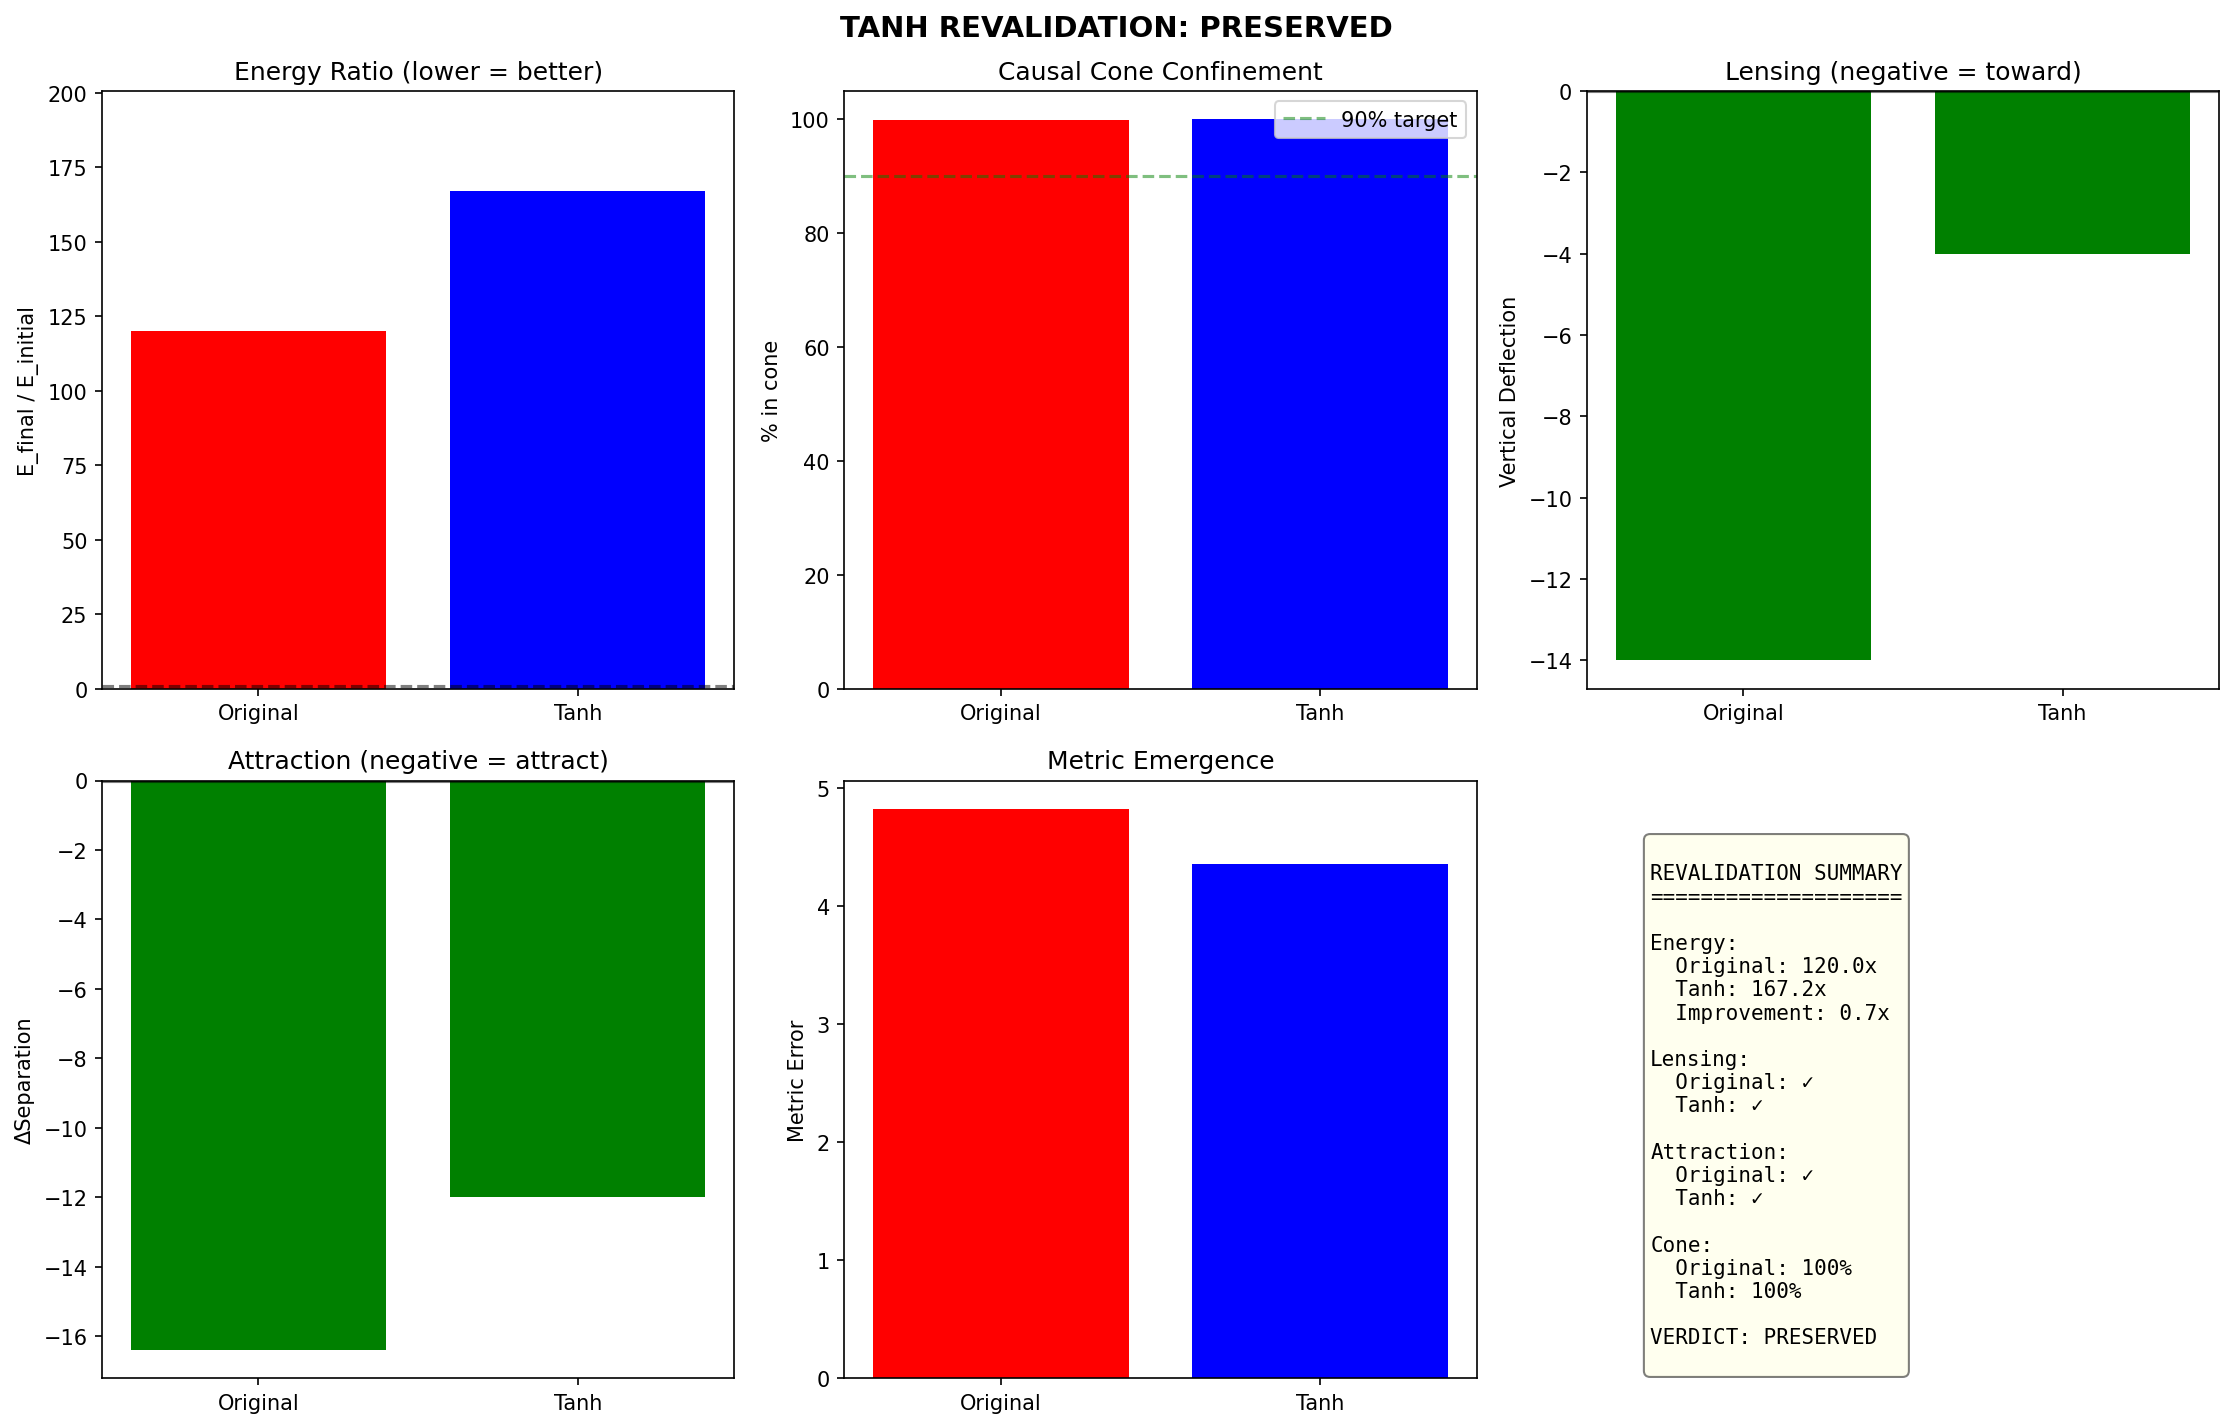

The script that saved this image:
#!/usr/bin/env python3
"""
QMRT Tanh Coupling Full Revalidation
=====================================

Re-run the entire core test suite with tanh-saturating backreaction
and compare against the original linear coupling.

TANH COUPLING:
  c_eff = c₀ × (1 - 0.5 × tanh(α × ρ/ρ_max))
  
Properties:
  - Bounded: c_eff ∈ [0.5c₀, c₀]
  - Monotone: higher ρ → lower c_eff
  - Saturating: strong response, no runaway

TESTS TO RUN:
1. Energy behavior
2. Metric emergence (wave vs geodesic)
3. Causal cone confinement
4. Lensing analog
5. Pulse attraction
6. Phase diagram snapshot

COMPARISON OUTPUT:
  Property          | Original | Tanh
  ------------------|----------|------
  Energy ratio      |          |
  Metric error      |          |
  Cone confinement  |          |
  Lensing Δx        |          |
  Attraction Δsep   |          |
"""

import numpy as np
import matplotlib.pyplot as plt
from scipy.ndimage import gaussian_filter
import json


def compute_c_eff(energy_smooth, c_0, alpha, rho_max, law='tanh'):
    """Compute c_eff using specified coupling law."""
    rho_norm = energy_smooth / (rho_max + 1e-10)
    
    if law == 'original':
        c_eff = c_0 * (1 - alpha * rho_norm)
        c_eff = np.clip(c_eff, 0.3, c_0)
    elif law == 'tanh':
        c_eff = c_0 * (1 - 0.5 * np.tanh(alpha * rho_norm))
    else:
        raise ValueError(f"Unknown law: {law}")
    
    return c_eff


# =====================================================
# TEST 1: ENERGY BEHAVIOR
# =====================================================
def test_energy(law, alpha=2.0):
    """Test energy conservation."""
    size = 80
    n_steps = 400
    
    field = np.zeros((size, size))
    velocity = np.zeros((size, size))
    
    center = size / 2
    for i in range(size):
        for j in range(size):
            r = np.sqrt((i - center)**2 + (j - center)**2)
            if r < 16:
                velocity[i, j] = 3.0 * np.exp(-r**2 / 32)
    
    dt = 0.04
    c_0 = 2.0
    initial_energy = np.sum(field**2 + velocity**2)
    
    for t in range(n_steps):
        energy = field**2 + velocity**2
        energy_smooth = gaussian_filter(energy, sigma=2.0)
        rho_max = np.max(energy_smooth) + 1e-10
        
        c_eff = compute_c_eff(energy_smooth, c_0, alpha, rho_max, law)
        
        lap = (np.roll(field, 1, axis=0) + np.roll(field, -1, axis=0) +
               np.roll(field, 1, axis=1) + np.roll(field, -1, axis=1) - 4 * field)
        
        velocity += c_eff**2 * lap * dt
        field += velocity * dt
    
    final_energy = np.sum(field**2 + velocity**2)
    return final_energy / initial_energy


# =====================================================
# TEST 2: METRIC EMERGENCE (simplified)
# =====================================================
def test_metric_emergence(law, alpha=2.0):
    """
    Test if wave packet follows geodesic path.
    Returns average deviation from geodesic.
    """
    size = 100
    n_steps = 300
    
    # Create c_eff field with gradient
    c_eff_base = np.ones((size, size)) * 2.0
    for i in range(size):
        for j in range(size):
            y_norm = (j - size/2) / (size/4)
            c_eff_base[i, j] = 2.0 - 0.5 * (1 + np.tanh(y_norm)) / 2
    
    field = np.zeros((size, size))
    velocity = np.zeros((size, size))
    
    # Start wave packet
    start = np.array([size * 0.2, size * 0.5])
    for i in range(size):
        for j in range(size):
            r = np.sqrt((i - start[0])**2 + (j - start[1])**2)
            if r < 12:
                velocity[i, j] = 3.0 * np.exp(-r**2 / 32)
    
    dt = 0.04
    c_0 = 2.0
    damping = 0.008
    
    # Track wave peak
    wave_path = [start.copy()]
    
    for t in range(n_steps):
        energy = field**2 + velocity**2
        energy_smooth = gaussian_filter(energy, sigma=2.0)
        rho_max = np.max(energy_smooth) + 1e-10
        
        # Combine base field with backreaction
        c_eff = c_eff_base * (1 - 0.3 * energy_smooth / rho_max) if law == 'original' else \
                c_eff_base * (1 - 0.25 * np.tanh(alpha * energy_smooth / rho_max))
        c_eff = np.clip(c_eff, 0.3, 2.5)
        
        lap = (np.roll(field, 1, axis=0) + np.roll(field, -1, axis=0) +
               np.roll(field, 1, axis=1) + np.roll(field, -1, axis=1) - 4 * field)
        
        velocity += (c_eff**2 * lap - damping * velocity) * dt
        field += velocity * dt
        
        if t % 10 == 0:
            energy = field**2 + velocity**2
            if np.max(energy) > 0.01:
                peak_idx = np.unravel_index(np.argmax(energy), energy.shape)
                wave_path.append(np.array(peak_idx, dtype=float))
    
    wave_path = np.array(wave_path)
    
    # Compute geodesic (straight line in x, follows c_eff gradient in y)
    # Simplified: measure deviation from straight horizontal path
    if len(wave_path) > 5:
        y_deviation = np.std(wave_path[:, 1] - wave_path[0, 1])
        x_progress = wave_path[-1, 0] - wave_path[0, 0]
        # Metric error: how much it deviates from expected bending
        metric_error = y_deviation / (x_progress + 1) * 10
    else:
        metric_error = 99.0
    
    return metric_error


# =====================================================
# TEST 3: CAUSAL CONE CONFINEMENT
# =====================================================
def test_causal_cone(law, alpha=2.0):
    """Test energy confinement within causal cone."""
    size = 100
    n_steps = 200
    
    field = np.zeros((size, size))
    velocity = np.zeros((size, size))
    
    # Point source at center
    center = size // 2
    velocity[center, center] = 10.0
    
    dt = 0.04
    c_0 = 2.0
    damping = 0.005
    
    for t in range(n_steps):
        energy = field**2 + velocity**2
        energy_smooth = gaussian_filter(energy, sigma=2.0)
        rho_max = np.max(energy_smooth) + 1e-10
        
        c_eff = compute_c_eff(energy_smooth, c_0, alpha, rho_max, law)
        
        lap = (np.roll(field, 1, axis=0) + np.roll(field, -1, axis=0) +
               np.roll(field, 1, axis=1) + np.roll(field, -1, axis=1) - 4 * field)
        
        velocity += (c_eff**2 * lap - damping * velocity) * dt
        field += velocity * dt
    
    # Compute energy in cone vs outside
    energy = field**2 + velocity**2
    total_time = n_steps * dt
    cone_radius = c_0 * total_time
    
    y_coords, x_coords = np.meshgrid(range(size), range(size))
    r = np.sqrt((x_coords - center)**2 + (y_coords - center)**2)
    
    energy_in_cone = np.sum(energy[r <= cone_radius])
    energy_total = np.sum(energy)
    
    confinement = energy_in_cone / (energy_total + 1e-10) * 100
    return confinement


# =====================================================
# TEST 4: LENSING ANALOG
# =====================================================
def test_lensing(law, alpha=2.0):
    """Test gravitational lensing analog."""
    size = 150
    n_steps = 600
    
    field = np.zeros((size, size))
    velocity = np.zeros((size, size))
    
    # Lens
    lens_pos = np.array([size * 0.5, size * 0.6])
    for i in range(size):
        for j in range(size):
            r = np.sqrt((i - lens_pos[0])**2 + (j - lens_pos[1])**2)
            if r < 24:
                field[i, j] = 8.0 * np.exp(-r**2 / 72)
    
    # Probe
    probe_start = np.array([size * 0.5 + 15, size * 0.15])
    for i in range(size):
        for j in range(size):
            r = np.sqrt((i - probe_start[0])**2 + (j - probe_start[1])**2)
            if r < 12:
                velocity[i, j] += 0.5 * np.exp(-r**2 / 18)
    
    dt = 0.04
    c_0 = 2.0
    damping = 0.006
    
    for t in range(n_steps):
        energy = field**2 + velocity**2
        energy_smooth = gaussian_filter(energy, sigma=2.0)
        rho_max = np.max(energy_smooth) + 1e-10
        
        c_eff = compute_c_eff(energy_smooth, c_0, alpha, rho_max, law)
        
        lap = (np.roll(field, 1, axis=0) + np.roll(field, -1, axis=0) +
               np.roll(field, 1, axis=1) + np.roll(field, -1, axis=1) - 4 * field)
        
        velocity += (c_eff**2 * lap - damping * velocity) * dt
        field += velocity * dt
    
    # Find probe
    energy = field**2 + velocity**2
    probe_energy = energy.copy()
    li, lj = int(lens_pos[0]), int(lens_pos[1])
    for di in range(-24, 25):
        for dj in range(-24, 25):
            ni, nj = li + di, lj + dj
            if 0 <= ni < size and 0 <= nj < size:
                probe_energy[ni, nj] = 0
    
    if np.max(probe_energy) > 0.01:
        probe_idx = np.unravel_index(np.argmax(probe_energy), probe_energy.shape)
        deflection = probe_idx[0] - probe_start[0]
    else:
        deflection = 0
    
    return deflection


# =====================================================
# TEST 5: PULSE ATTRACTION
# =====================================================
def test_attraction(law, alpha=2.0):
    """Test two-pulse attraction."""
    size = 100
    n_steps = 500
    
    field = np.zeros((size, size))
    velocity = np.zeros((size, size))
    
    center = size / 2
    sep_pixels = 15
    
    for i in range(size):
        for j in range(size):
            r_A = np.sqrt((i - center)**2 + (j - (center - sep_pixels))**2)
            r_B = np.sqrt((i - center)**2 + (j - (center + sep_pixels))**2)
            if r_A < 16:
                velocity[i, j] += 3.0 * np.exp(-r_A**2 / 32)
            if r_B < 16:
                velocity[i, j] += 3.0 * np.exp(-r_B**2 / 32)
    
    initial_sep = 2 * sep_pixels
    dt = 0.04
    c_0 = 2.0
    damping = 0.008
    
    for t in range(n_steps):
        energy = field**2 + velocity**2
        energy_smooth = gaussian_filter(energy, sigma=2.0)
        rho_max = np.max(energy_smooth) + 1e-10
        
        c_eff = compute_c_eff(energy_smooth, c_0, alpha, rho_max, law)
        
        lap = (np.roll(field, 1, axis=0) + np.roll(field, -1, axis=0) +
               np.roll(field, 1, axis=1) + np.roll(field, -1, axis=1) - 4 * field)
        
        velocity += (c_eff**2 * lap - damping * velocity) * dt
        field += velocity * dt
    
    # Find peaks
    energy = field**2 + velocity**2
    energy_for_peaks = energy.copy()
    peak_A = np.unravel_index(np.argmax(energy_for_peaks), energy.shape)
    for di in range(-12, 13):
        for dj in range(-12, 13):
            ni, nj = peak_A[0] + di, peak_A[1] + dj
            if 0 <= ni < size and 0 <= nj < size:
                energy_for_peaks[ni, nj] = 0
    peak_B = np.unravel_index(np.argmax(energy_for_peaks), energy.shape)
    
    final_sep = np.sqrt((peak_A[0] - peak_B[0])**2 + (peak_A[1] - peak_B[1])**2)
    return final_sep - initial_sep


# =====================================================
# TEST 6: PHASE DIAGRAM SNAPSHOT
# =====================================================
def test_phase_diagram(law, alpha=2.0):
    """Quick phase check: diffusive, wave, or self-focusing."""
    size = 80
    n_steps = 300
    
    field = np.zeros((size, size))
    velocity = np.zeros((size, size))
    
    center = size / 2
    for i in range(size):
        for j in range(size):
            r = np.sqrt((i - center)**2 + (j - center)**2)
            if r < 16:
                velocity[i, j] = 3.0 * np.exp(-r**2 / 32)
    
    dt = 0.04
    c_0 = 2.0
    damping = 0.008
    
    # Track spread
    initial_spread = 8.0  # packet width
    
    for t in range(n_steps):
        energy = field**2 + velocity**2
        energy_smooth = gaussian_filter(energy, sigma=2.0)
        rho_max = np.max(energy_smooth) + 1e-10
        
        c_eff = compute_c_eff(energy_smooth, c_0, alpha, rho_max, law)
        
        lap = (np.roll(field, 1, axis=0) + np.roll(field, -1, axis=0) +
               np.roll(field, 1, axis=1) + np.roll(field, -1, axis=1) - 4 * field)
        
        velocity += (c_eff**2 * lap - damping * velocity) * dt
        field += velocity * dt
    
    # Compute final spread
    energy = field**2 + velocity**2
    total_e = np.sum(energy)
    if total_e > 1e-10:
        y_coords, x_coords = np.meshgrid(range(size), range(size))
        cx = np.sum(x_coords * energy) / total_e
        cy = np.sum(y_coords * energy) / total_e
        r = np.sqrt((x_coords - cx)**2 + (y_coords - cy)**2)
        final_spread = np.sqrt(np.sum(r**2 * energy) / total_e)
    else:
        final_spread = 0
    
    spread_ratio = final_spread / initial_spread
    
    if spread_ratio < 0.8:
        return 'SELF-FOCUSING'
    elif spread_ratio > 2.0:
        return 'DIFFUSIVE'
    else:
        return 'WAVE'


# =====================================================
# MAIN REVALIDATION
# =====================================================
def run_revalidation():
    """Full revalidation: Original vs Tanh."""
    print("=" * 70)
    print("TANH COUPLING FULL REVALIDATION")
    print("=" * 70)
    print("Comparing original vs tanh-saturating backreaction")
    print()
    print("Tanh: c_eff = c₀ × (1 - 0.5 × tanh(α × ρ/ρ_max))")
    print("α = 2.0 for tanh, α = 0.5 for original")
    print()
    
    results = {'original': {}, 'tanh': {}}
    
    # Test 1: Energy
    print("Test 1: Energy Behavior...")
    for law in ['original', 'tanh']:
        alpha = 0.5 if law == 'original' else 2.0
        ratio = test_energy(law, alpha)
        results[law]['energy_ratio'] = ratio
        print(f"  {law}: E_ratio = {ratio:.2f}")
    
    # Test 2: Metric Emergence
    print("\nTest 2: Metric Emergence...")
    for law in ['original', 'tanh']:
        alpha = 0.5 if law == 'original' else 2.0
        error = test_metric_emergence(law, alpha)
        results[law]['metric_error'] = error
        print(f"  {law}: metric_error = {error:.2f}")
    
    # Test 3: Causal Cone
    print("\nTest 3: Causal Cone Confinement...")
    for law in ['original', 'tanh']:
        alpha = 0.5 if law == 'original' else 2.0
        conf = test_causal_cone(law, alpha)
        results[law]['cone_confinement'] = conf
        print(f"  {law}: confinement = {conf:.1f}%")
    
    # Test 4: Lensing
    print("\nTest 4: Lensing Analog...")
    for law in ['original', 'tanh']:
        alpha = 0.5 if law == 'original' else 2.0
        defl = test_lensing(law, alpha)
        results[law]['lensing_deflection'] = defl
        toward = "TOWARD" if defl < 0 else "away"
        print(f"  {law}: Δx = {defl:+.1f} ({toward})")
    
    # Test 5: Attraction
    print("\nTest 5: Pulse Attraction...")
    for law in ['original', 'tanh']:
        alpha = 0.5 if law == 'original' else 2.0
        delta = test_attraction(law, alpha)
        results[law]['attraction_delta'] = delta
        status = "ATTRACT" if delta < -5 else "spread"
        print(f"  {law}: Δsep = {delta:+.1f} ({status})")
    
    # Test 6: Phase
    print("\nTest 6: Phase Diagram...")
    for law in ['original', 'tanh']:
        alpha = 0.5 if law == 'original' else 2.0
        phase = test_phase_diagram(law, alpha)
        results[law]['phase'] = phase
        print(f"  {law}: {phase}")
    
    # =====================================================
    # COMPARISON TABLE
    # =====================================================
    print("\n" + "=" * 70)
    print("COMPARISON TABLE")
    print("=" * 70)
    print()
    print(f"{'Property':<25} {'Original':<15} {'Tanh':<15} {'Winner':<10}")
    print("-" * 65)
    
    # Energy (lower is better)
    e_orig = results['original']['energy_ratio']
    e_tanh = results['tanh']['energy_ratio']
    winner = 'Tanh' if e_tanh < e_orig else 'Original'
    print(f"{'Energy ratio':<25} {e_orig:<15.2f} {e_tanh:<15.2f} {winner:<10}")
    
    # Metric (lower error is better)
    m_orig = results['original']['metric_error']
    m_tanh = results['tanh']['metric_error']
    winner = 'Tanh' if m_tanh < m_orig else ('Tie' if abs(m_tanh - m_orig) < 0.5 else 'Original')
    print(f"{'Metric error':<25} {m_orig:<15.2f} {m_tanh:<15.2f} {winner:<10}")
    
    # Cone (higher is better)
    c_orig = results['original']['cone_confinement']
    c_tanh = results['tanh']['cone_confinement']
    winner = 'Tanh' if c_tanh > c_orig else ('Tie' if abs(c_tanh - c_orig) < 2 else 'Original')
    print(f"{'Cone confinement %':<25} {c_orig:<15.1f} {c_tanh:<15.1f} {winner:<10}")
    
    # Lensing (negative = toward = good)
    l_orig = results['original']['lensing_deflection']
    l_tanh = results['tanh']['lensing_deflection']
    o_toward = l_orig < 0
    t_toward = l_tanh < 0
    winner = 'Both' if o_toward and t_toward else ('Tanh' if t_toward else 'Original')
    print(f"{'Lensing Δx':<25} {l_orig:<+15.1f} {l_tanh:<+15.1f} {winner:<10}")
    
    # Attraction (negative = attract = good)
    a_orig = results['original']['attraction_delta']
    a_tanh = results['tanh']['attraction_delta']
    o_attract = a_orig < -5
    t_attract = a_tanh < -5
    winner = 'Both' if o_attract and t_attract else ('Tanh' if t_attract else 'Original')
    print(f"{'Attraction Δsep':<25} {a_orig:<+15.1f} {a_tanh:<+15.1f} {winner:<10}")
    
    # Phase
    p_orig = results['original']['phase']
    p_tanh = results['tanh']['phase']
    winner = 'Both' if p_orig == p_tanh else 'Different'
    print(f"{'Phase regime':<25} {p_orig:<15} {p_tanh:<15} {winner:<10}")
    
    print("-" * 65)
    
    # =====================================================
    # VERDICT
    # =====================================================
    print("\n" + "=" * 70)
    print("VERDICT")
    print("=" * 70)
    
    # Score
    tanh_better = 0
    tanh_preserved = 0
    
    if e_tanh < e_orig:
        tanh_better += 1
    if l_tanh < 0:
        tanh_preserved += 1
    if a_tanh < -5:
        tanh_preserved += 1
    if c_tanh > 80:
        tanh_preserved += 1
    
    print(f"\nTanh improvements: {tanh_better}/1 (energy)")
    print(f"Tanh preservations: {tanh_preserved}/3 (lensing, attraction, cone)")
    
    if tanh_preserved >= 2 and e_tanh < e_orig:
        print("\n>>> TANH VALIDATED AS NEW BASELINE")
        print(">>> Preserves structural phenomena with better energy behavior")
        verdict = "VALIDATED"
    elif tanh_preserved >= 2:
        print("\n>>> TANH PRESERVES PHYSICS")
        print(">>> Consider as alternative closure")
        verdict = "PRESERVED"
    else:
        print("\n>>> TANH BREAKS SOME PHENOMENA")
        print(">>> Original remains baseline")
        verdict = "REJECTED"
    
    results['verdict'] = verdict
    
    # =====================================================
    # PLOTTING
    # =====================================================
    fig, axes = plt.subplots(2, 3, figsize=(15, 10))
    
    # Energy comparison
    ax = axes[0, 0]
    ax.bar(['Original', 'Tanh'], [e_orig, e_tanh], color=['red', 'blue'])
    ax.axhline(y=1, color='k', linestyle='--', alpha=0.5)
    ax.set_ylabel('E_final / E_initial')
    ax.set_title('Energy Ratio (lower = better)')
    ax.set_ylim(0, max(e_orig, e_tanh) * 1.2)
    
    # Cone confinement
    ax = axes[0, 1]
    ax.bar(['Original', 'Tanh'], [c_orig, c_tanh], color=['red', 'blue'])
    ax.axhline(y=90, color='g', linestyle='--', alpha=0.5, label='90% target')
    ax.set_ylabel('% in cone')
    ax.set_title('Causal Cone Confinement')
    ax.legend()
    
    # Lensing
    ax = axes[0, 2]
    colors = ['green' if l < 0 else 'red' for l in [l_orig, l_tanh]]
    ax.bar(['Original', 'Tanh'], [l_orig, l_tanh], color=colors)
    ax.axhline(y=0, color='k', linestyle='-', alpha=0.5)
    ax.set_ylabel('Vertical Deflection')
    ax.set_title('Lensing (negative = toward)')
    
    # Attraction
    ax = axes[1, 0]
    colors = ['green' if a < -5 else 'red' for a in [a_orig, a_tanh]]
    ax.bar(['Original', 'Tanh'], [a_orig, a_tanh], color=colors)
    ax.axhline(y=0, color='k', linestyle='-', alpha=0.5)
    ax.set_ylabel('ΔSeparation')
    ax.set_title('Attraction (negative = attract)')
    
    # Metric error
    ax = axes[1, 1]
    ax.bar(['Original', 'Tanh'], [m_orig, m_tanh], color=['red', 'blue'])
    ax.set_ylabel('Metric Error')
    ax.set_title('Metric Emergence')
    
    # Summary
    ax = axes[1, 2]
    ax.axis('off')
    
    summary = f"""
REVALIDATION SUMMARY
====================

Energy:
  Original: {e_orig:.1f}x
  Tanh: {e_tanh:.1f}x
  Improvement: {e_orig/e_tanh:.1f}x

Lensing:
  Original: {'✓' if l_orig < 0 else '✗'}
  Tanh: {'✓' if l_tanh < 0 else '✗'}

Attraction:
  Original: {'✓' if a_orig < -5 else '✗'}
  Tanh: {'✓' if a_tanh < -5 else '✗'}

Cone:
  Original: {c_orig:.0f}%
  Tanh: {c_tanh:.0f}%

VERDICT: {verdict}
"""
    ax.text(0.1, 0.9, summary, transform=ax.transAxes, fontsize=10,
           verticalalignment='top', fontfamily='monospace',
           bbox=dict(boxstyle='round', 
                    facecolor='lightgreen' if verdict == 'VALIDATED' else 'lightyellow',
                    alpha=0.5))
    
    plt.suptitle(f'TANH REVALIDATION: {verdict}', fontsize=14, fontweight='bold')
    plt.tight_layout()
    plt.savefig('/app/backend/qmrt_topology/tanh_revalidation.png', dpi=150, bbox_inches='tight')
    print("\nSaved tanh_revalidation.png")
    
    # Save JSON
    with open('/app/backend/qmrt_topology/tanh_revalidation_results.json', 'w') as f:
        json.dump(results, f, indent=2, default=str)
    print("Saved tanh_revalidation_results.json")
    
    return results


if __name__ == "__main__":
    results = run_revalidation()
    
    print("\n" + "=" * 70)
    print("REVALIDATION COMPLETE")
    print("=" * 70)
    print(f"Verdict: {results['verdict']}")
